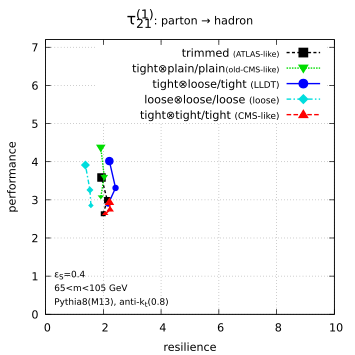

Recreate this plot in gnuplot.
reset
set term pdfcairo enhanced size 9cm,9cm
set colors classic
set out 'grooming-scan-levels.pdf'

call 'defaults.gp'


eS=default_Sref
mmin=default_mmin
mmax=default_mmax

R=default_R
pt=default_pt

set xlabel 'resilience'
set xrange [0:10]
satx(x)=(x>9.9) ? 9.9 : x

set ylabel 'performance'
set yrange [0:7.2]

set grid dt 3 lw 1

set label 102 '{/*0.8 Pythia8(M13), anti-k_t('.R.')}'   left at graph 0.03,0.05
set label 103 sprintf('{/*0.8 %g<m<%g GeV}',mmin,mmax) left at graph 0.03,0.10
set label 101 sprintf('{/*0.8 {/Symbol e}_S=%g',eS)    left at graph 0.03,0.15

m(shape)=sprintf('< grep -m1 "^#columns:" ../quality-measures/qualities-R'.R.'.new | sed "s/#columns: //"; grep %s ../quality-measures/qualities-R'.R.'.new',shape)

set macros


groomers="trimmed tpp tlt lll ttt"
groomer_labels='"trimmed {/*0.7 (ATLAS-like)}" "tight{/Symbol \304}plain/plain{/*0.7 (old-CMS-like)}" "tight{/Symbol \304}loose/tight {/*0.8 (LLDT)}" "loose{/Symbol \304}loose/loose {/*0.8 (loose)}" "tight{/Symbol \304}tight/tight {/*0.8 (CMS-like)}"'

shapes="tau21_beta1 tau21_beta2 N2_beta1 N2_beta2 D2_beta1 D2_beta2 M2_beta1 M2_beta2"
shape_labels='"{/Symbol t}@_{21}^{(1)}" "{/Symbol t}@_{21}^{(2)}" "N@_2^{(1)} {/*0.8 (CMS-like)}" "N@_2^{(2)}" "D@_2^{(1)} {/*0.8 (ATLAS-like)}" "D@_2^{(2)} {/*0.8 (LHDT)}" "M@_2^{(1)}" "M@_2^{(2)}"'

set style line 1 dt (8,6)      lc rgb "#000000" pt 5   # trimmed (ATLAS) 
set style line 2 dt (4,3)      lc rgb "#00dd00" pt 11  # t x p/p (old CMS)
set style line 3 dt 1          lc rgb "#0000ff" pt 7   # t x l/t (LHDT)
set style line 4 dt (12,6,4,6) lc rgb "#00dddd" pt 13  # t x l/l (loose)
set style line 5 dt (12,6)     lc rgb "#ff0000" pt 9   # t x t/t (CMS)

set key spacing 1.2

# have wider lines for the reference points
custom_lw(igroomer,ishape)=(((ishape==5) && (igroomer==1))) ? 4 : ((((ishape==3) && (igroomer==5))) ? 4 : ((((ishape==6)*(igroomer==3))) ? 4 : 2))

# produce one plot for each grooming level
do for [ishape=1:words(shapes)]{
    shape=word(shapes,ishape)

    print shape
    
    do for [level in "hadron_parton truth_hadron truth_parton truth_pu50 truth_ATLAS truth_CMS"]{
        if (level eq "truth_hadron"){
            set key top left reverse Left
        } else {
            if(level eq "truth_pu50"){
                set key top left reverse Left
            } else {
                set key top right noreverse Right
            }
        }
        
        levelref=level[0:strstrt(level,'_')-1]
        levelalt=level[strstrt(level,'_')+1:-1]
        levelaltref=levelalt.'-'.levelref

        set title '{/*1.4 '.word(shape_labels,ishape).'}: '.levelalt.' {/Symbol \256} '.levelref
        plot for [igroomer=1:words(groomers)] m(shape.'_'.word(groomers,igroomer)) u (satx(resilience(default_Sref, column('epsilon_B_'.levelref), column('epsilon_S_'.levelaltref), column('epsilon_B_'.levelaltref)))):(performance(default_Sref, column('epsilon_B_'.levelref), column('epsilon_S_'.levelaltref), column('epsilon_B_'.levelaltref))):((0.001*$2)**0.5*0.6) w linesp ls igroomer ps variable lw custom_lw(igroomer, ishape) t word(groomer_labels,igroomer)
    }
}
     
set out
